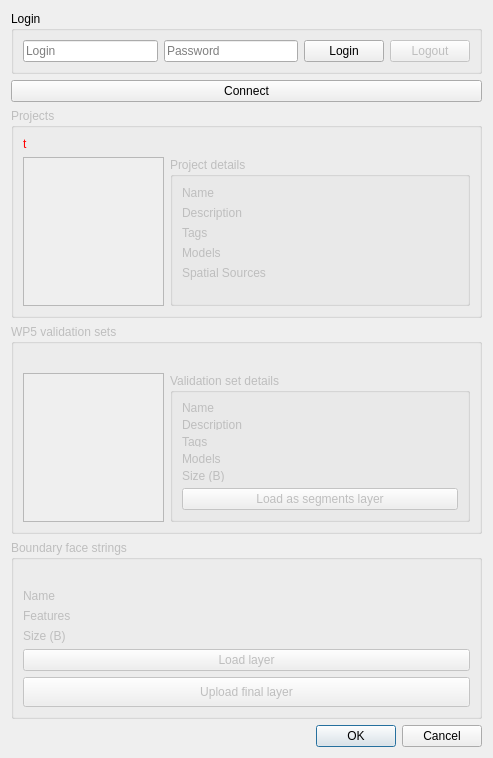
<?xml version="1.0" encoding="UTF-8"?>
<ui version="4.0">
 <class>BoundaryDelineationIts4landWindow</class>
 <widget class="QDialog" name="BoundaryDelineationIts4landWindow">
  <property name="geometry">
   <rect>
    <x>0</x>
    <y>0</y>
    <width>493</width>
    <height>683</height>
   </rect>
  </property>
  <property name="windowTitle">
   <string>Its4land Load</string>
  </property>
  <layout class="QVBoxLayout" name="verticalLayout">
   <item>
    <widget class="QGroupBox" name="loginGroupBox">
     <property name="visible">
      <bool>false</bool>
     </property>
     <property name="acceptDrops">
      <bool>false</bool>
     </property>
     <property name="autoFillBackground">
      <bool>false</bool>
     </property>
     <property name="title">
      <string>Login</string>
     </property>
     <property name="flat">
      <bool>true</bool>
     </property>
     <property name="checkable">
      <bool>false</bool>
     </property>
     <layout class="QHBoxLayout" name="horizontalLayout_2">
      <item>
       <widget class="QLineEdit" name="loginInput">
        <property name="placeholderText">
         <string>Login</string>
        </property>
       </widget>
      </item>
      <item>
       <widget class="QgsPasswordLineEdit" name="passwordInput">
        <property name="text">
         <string/>
        </property>
        <property name="placeholderText">
         <string>Password</string>
        </property>
       </widget>
      </item>
      <item>
       <widget class="QPushButton" name="loginButton">
        <property name="text">
         <string>Login</string>
        </property>
       </widget>
      </item>
      <item>
       <widget class="QPushButton" name="logoutButton">
        <property name="enabled">
         <bool>false</bool>
        </property>
        <property name="text">
         <string>Logout</string>
        </property>
       </widget>
      </item>
     </layout>
    </widget>
   </item>
   <item>
    <widget class="QPushButton" name="connectButton">
     <property name="toolTip">
      <string>connectButton</string>
     </property>
     <property name="text">
      <string>Connect</string>
     </property>
    </widget>
   </item>
   <item>
    <widget class="QGroupBox" name="projectsGroupBox">
     <property name="enabled">
      <bool>false</bool>
     </property>
     <property name="acceptDrops">
      <bool>false</bool>
     </property>
     <property name="autoFillBackground">
      <bool>false</bool>
     </property>
     <property name="title">
      <string>Projects</string>
     </property>
     <property name="flat">
      <bool>true</bool>
     </property>
     <property name="checkable">
      <bool>false</bool>
     </property>
     <layout class="QGridLayout" name="horizontalLayout_3">
      <item row="1" column="0">
       <widget class="QListWidget" name="projectsListWidget">
        <property name="minimumSize">
         <size>
          <width>0</width>
          <height>100</height>
         </size>
        </property>
        <property name="toolTip">
         <string>projectsListWidget</string>
        </property>
       </widget>
      </item>
      <item row="0" column="0">
       <widget class="QLabel" name="projectsErrorLabel">
        <property name="visible">
         <bool>false</bool>
        </property>
        <property name="toolTip">
         <string>projectsErrorLabel</string>
        </property>
        <property name="styleSheet">
         <string notr="true">color : red;</string>
        </property>
        <property name="text">
         <string>t</string>
        </property>
       </widget>
      </item>
      <item row="1" column="1">
       <widget class="QGroupBox" name="projectsDetailsGroupBox">
        <property name="minimumSize">
         <size>
          <width>300</width>
          <height>0</height>
         </size>
        </property>
        <property name="maximumSize">
         <size>
          <width>300</width>
          <height>16777215</height>
         </size>
        </property>
        <property name="toolTip">
         <string>projectsDetailsGroupBox</string>
        </property>
        <property name="title">
         <string>Project details</string>
        </property>
        <layout class="QGridLayout" name="gridLayout_2">
         <item row="0" column="0">
          <layout class="QFormLayout" name="projectsFormLayout">
           <item row="1" column="0">
            <widget class="QLabel" name="projectsNameLabel">
             <property name="toolTip">
              <string>projectsNameLabel</string>
             </property>
             <property name="text">
              <string>Name</string>
             </property>
            </widget>
           </item>
           <item row="1" column="1">
            <widget class="QLabel" name="projectsNameValueLabel">
             <property name="toolTip">
              <string>projectsNameValueLabel</string>
             </property>
             <property name="text">
              <string/>
             </property>
             <property name="textFormat">
              <enum>Qt::PlainText</enum>
             </property>
             <property name="wordWrap">
              <bool>true</bool>
             </property>
            </widget>
           </item>
           <item row="2" column="0">
            <widget class="QLabel" name="projectsDescriptionLabel">
             <property name="toolTip">
              <string>projectsDescriptionLabel</string>
             </property>
             <property name="text">
              <string>Description</string>
             </property>
            </widget>
           </item>
           <item row="2" column="1">
            <widget class="QLabel" name="projectsDescriptionValueLabel">
             <property name="toolTip">
              <string>projectsDescriptionValueLabel</string>
             </property>
             <property name="text">
              <string/>
             </property>
             <property name="textFormat">
              <enum>Qt::PlainText</enum>
             </property>
             <property name="wordWrap">
              <bool>true</bool>
             </property>
            </widget>
           </item>
           <item row="3" column="0">
            <widget class="QLabel" name="projectsTagsLabel">
             <property name="toolTip">
              <string>projectsTagsLabel</string>
             </property>
             <property name="text">
              <string>Tags</string>
             </property>
            </widget>
           </item>
           <item row="3" column="1">
            <widget class="QLabel" name="projectsTagsValueLabel">
             <property name="toolTip">
              <string>projectsTagsValueLabel</string>
             </property>
             <property name="text">
              <string/>
             </property>
             <property name="textFormat">
              <enum>Qt::PlainText</enum>
             </property>
             <property name="wordWrap">
              <bool>true</bool>
             </property>
            </widget>
           </item>
           <item row="4" column="0">
            <widget class="QLabel" name="projectsModelsLabel">
             <property name="toolTip">
              <string>projectsModelsLabel</string>
             </property>
             <property name="text">
              <string>Models</string>
             </property>
            </widget>
           </item>
           <item row="4" column="1">
            <widget class="QLabel" name="projectsModelsValueLabel">
             <property name="toolTip">
              <string>projectsModelsValueLabel</string>
             </property>
             <property name="text">
              <string/>
             </property>
             <property name="textFormat">
              <enum>Qt::PlainText</enum>
             </property>
            </widget>
           </item>
           <item row="5" column="0">
            <widget class="QLabel" name="projectsSpatialSourcesLabel">
             <property name="toolTip">
              <string>projectsSpatialSourcesLabel</string>
             </property>
             <property name="text">
              <string>Spatial Sources</string>
             </property>
             <property name="wordWrap">
              <bool>true</bool>
             </property>
            </widget>
           </item>
           <item row="5" column="1">
            <widget class="QLabel" name="projectsSpatialSourcesValueLabel">
             <property name="toolTip">
              <string>projectsSpatialSourcesValueLabel</string>
             </property>
             <property name="text">
              <string/>
             </property>
             <property name="textFormat">
              <enum>Qt::PlainText</enum>
             </property>
            </widget>
           </item>
          </layout>
         </item>
        </layout>
       </widget>
      </item>
     </layout>
    </widget>
   </item>
   <item>
    <widget class="QGroupBox" name="validationSetsGroupBox">
     <property name="enabled">
      <bool>false</bool>
     </property>
     <property name="acceptDrops">
      <bool>false</bool>
     </property>
     <property name="toolTip">
      <string>validationSetsGroupBox</string>
     </property>
     <property name="autoFillBackground">
      <bool>false</bool>
     </property>
     <property name="title">
      <string>WP5 validation sets</string>
     </property>
     <property name="flat">
      <bool>true</bool>
     </property>
     <property name="checkable">
      <bool>false</bool>
     </property>
     <layout class="QGridLayout" name="horizontalLayout">
      <item row="1" column="0">
       <widget class="QListWidget" name="validationSetsListWidget">
        <property name="minimumSize">
         <size>
          <width>0</width>
          <height>100</height>
         </size>
        </property>
        <property name="toolTip">
         <string>validationSetsListWidget</string>
        </property>
       </widget>
      </item>
      <item row="0" column="0">
       <widget class="QLabel" name="validationSetsErrorLabel">
        <property name="visible">
         <bool>false</bool>
        </property>
        <property name="toolTip">
         <string>validationSetsErrorLabel</string>
        </property>
        <property name="styleSheet">
         <string notr="true">color : red;</string>
        </property>
        <property name="text">
         <string/>
        </property>
       </widget>
      </item>
      <item row="1" column="1">
       <widget class="QGroupBox" name="validationSetsDetailsGroupBox">
        <property name="minimumSize">
         <size>
          <width>300</width>
          <height>0</height>
         </size>
        </property>
        <property name="maximumSize">
         <size>
          <width>300</width>
          <height>16777215</height>
         </size>
        </property>
        <property name="toolTip">
         <string>validationSetsDetailsGroupBox</string>
        </property>
        <property name="title">
         <string>Validation set details</string>
        </property>
        <layout class="QGridLayout" name="gridLayout">
         <item row="0" column="0">
          <layout class="QFormLayout" name="validationSetsformLayout">
           <item row="1" column="0">
            <widget class="QLabel" name="validationSetsNameLabel">
             <property name="toolTip">
              <string>validationSetsNameLabel</string>
             </property>
             <property name="text">
              <string>Name</string>
             </property>
            </widget>
           </item>
           <item row="1" column="1">
            <widget class="QLabel" name="validationSetsNameValueLabel">
             <property name="toolTip">
              <string>validationSetsNameValueLabel</string>
             </property>
             <property name="text">
              <string/>
             </property>
             <property name="textFormat">
              <enum>Qt::PlainText</enum>
             </property>
             <property name="wordWrap">
              <bool>true</bool>
             </property>
            </widget>
           </item>
           <item row="2" column="0">
            <widget class="QLabel" name="validationSetsDescriptionLabel">
             <property name="toolTip">
              <string>validationSetsDescriptionLabel</string>
             </property>
             <property name="text">
              <string>Description</string>
             </property>
            </widget>
           </item>
           <item row="2" column="1">
            <widget class="QLabel" name="validationSetsDescriptionValueLabel">
             <property name="toolTip">
              <string>validationSetsDescriptionValueLabel</string>
             </property>
             <property name="text">
              <string/>
             </property>
             <property name="textFormat">
              <enum>Qt::PlainText</enum>
             </property>
             <property name="wordWrap">
              <bool>true</bool>
             </property>
            </widget>
           </item>
           <item row="3" column="0">
            <widget class="QLabel" name="validationSetsTagsLabel">
             <property name="toolTip">
              <string>validationSetsTagsLabel</string>
             </property>
             <property name="text">
              <string>Tags</string>
             </property>
            </widget>
           </item>
           <item row="3" column="1">
            <widget class="QLabel" name="validationSetsTagsValueLabel">
             <property name="toolTip">
              <string>validationSetsTagsValueLabel</string>
             </property>
             <property name="text">
              <string/>
             </property>
             <property name="textFormat">
              <enum>Qt::PlainText</enum>
             </property>
             <property name="wordWrap">
              <bool>true</bool>
             </property>
            </widget>
           </item>
           <item row="4" column="0">
            <widget class="QLabel" name="validationSetsModelsLabel">
             <property name="toolTip">
              <string>validationSetsModelsLabel</string>
             </property>
             <property name="text">
              <string>Models</string>
             </property>
            </widget>
           </item>
           <item row="5" column="0">
            <widget class="QLabel" name="validationSetsSizeLabel">
             <property name="toolTip">
              <string>validationSetsSizeLabel</string>
             </property>
             <property name="text">
              <string>Size (B)</string>
             </property>
            </widget>
           </item>
           <item row="4" column="1">
            <widget class="QLabel" name="validationSetsModelsValueLabel">
             <property name="toolTip">
              <string>validationSetsModelsValueLabel</string>
             </property>
             <property name="text">
              <string/>
             </property>
             <property name="textFormat">
              <enum>Qt::PlainText</enum>
             </property>
            </widget>
           </item>
           <item row="5" column="1">
            <widget class="QLabel" name="validationSetsSizeValueLabel">
             <property name="toolTip">
              <string>validationSetsSizeValueLabel</string>
             </property>
             <property name="text">
              <string/>
             </property>
             <property name="textFormat">
              <enum>Qt::PlainText</enum>
             </property>
            </widget>
           </item>
          </layout>
         </item>
         <item row="1" column="0">
          <widget class="QPushButton" name="validationSetsLoadButton">
           <property name="enabled">
            <bool>false</bool>
           </property>
           <property name="toolTip">
            <string>validationSetsLoadButton</string>
           </property>
           <property name="text">
            <string>Load as segments layer</string>
           </property>
          </widget>
         </item>
        </layout>
       </widget>
      </item>
     </layout>
    </widget>
   </item>
   <item>
    <widget class="QGroupBox" name="boundaryStringsGroupBox">
     <property name="enabled">
      <bool>false</bool>
     </property>
     <property name="minimumSize">
      <size>
       <width>300</width>
       <height>0</height>
      </size>
     </property>
     <property name="toolTip">
      <string>boundaryStringsGroupBox</string>
     </property>
     <property name="title">
      <string>Boundary face strings</string>
     </property>
     <layout class="QVBoxLayout" name="verticalLayout_2">
      <item>
       <widget class="QLabel" name="boundaryStringsErrorLabel">
        <property name="visible">
         <bool>false</bool>
        </property>
        <property name="toolTip">
         <string>boundaryStringsErrorLabel</string>
        </property>
        <property name="styleSheet">
         <string notr="true">color : red;</string>
        </property>
        <property name="text">
         <string/>
        </property>
       </widget>
      </item>
      <item>
       <layout class="QFormLayout" name="boundaryStringsformLayout">
        <item row="1" column="0">
         <widget class="QLabel" name="boundaryStringsNameLabel">
          <property name="toolTip">
           <string>boundaryStringsNameLabel</string>
          </property>
          <property name="text">
           <string>Name</string>
          </property>
         </widget>
        </item>
        <item row="1" column="1">
         <widget class="QLabel" name="boundaryStringsNameValueLabel">
          <property name="toolTip">
           <string>boundaryStringsNameValueLabel</string>
          </property>
          <property name="text">
           <string/>
          </property>
          <property name="textFormat">
           <enum>Qt::PlainText</enum>
          </property>
          <property name="wordWrap">
           <bool>true</bool>
          </property>
         </widget>
        </item>
        <item row="2" column="0">
         <widget class="QLabel" name="boundaryStringsFeaturesLabel">
          <property name="toolTip">
           <string>boundaryStringsFeaturesLabel</string>
          </property>
          <property name="text">
           <string>Features</string>
          </property>
         </widget>
        </item>
        <item row="2" column="1">
         <widget class="QLabel" name="boundaryStringsFeaturesValueLabel">
          <property name="toolTip">
           <string>boundaryStringsFeaturesValueLabel</string>
          </property>
          <property name="text">
           <string/>
          </property>
          <property name="textFormat">
           <enum>Qt::PlainText</enum>
          </property>
          <property name="wordWrap">
           <bool>true</bool>
          </property>
         </widget>
        </item>
        <item row="3" column="0">
         <widget class="QLabel" name="boundaryStringsSizeLabel">
          <property name="toolTip">
           <string>boundaryStringsSizeLabel</string>
          </property>
          <property name="text">
           <string>Size (B)</string>
          </property>
         </widget>
        </item>
        <item row="3" column="1">
         <widget class="QLabel" name="boundaryStringsSizeValueLabel">
          <property name="toolTip">
           <string>boundaryStringsSizeValueLabel</string>
          </property>
          <property name="text">
           <string/>
          </property>
          <property name="textFormat">
           <enum>Qt::PlainText</enum>
          </property>
         </widget>
        </item>
       </layout>
      </item>
      <item>
       <widget class="QPushButton" name="boundaryStringsLoadButton">
        <property name="enabled">
         <bool>false</bool>
        </property>
        <property name="toolTip">
         <string>boundaryStringsLoadButton</string>
        </property>
        <property name="text">
         <string>Load layer</string>
        </property>
       </widget>
      </item>
      <item>
       <widget class="QPushButton" name="boundaryStringsUploadButton">
        <property name="enabled">
         <bool>false</bool>
        </property>
        <property name="sizePolicy">
         <sizepolicy hsizetype="Expanding" vsizetype="Fixed">
          <horstretch>0</horstretch>
          <verstretch>0</verstretch>
         </sizepolicy>
        </property>
        <property name="minimumSize">
         <size>
          <width>0</width>
          <height>30</height>
         </size>
        </property>
        <property name="maximumSize">
         <size>
          <width>16777215</width>
          <height>16777215</height>
         </size>
        </property>
        <property name="font">
         <font>
          <family>MS Shell Dlg 2</family>
         </font>
        </property>
        <property name="toolTip">
         <string>Upload final layer to its4land platform</string>
        </property>
        <property name="layoutDirection">
         <enum>Qt::LeftToRight</enum>
        </property>
        <property name="text">
         <string>Upload final layer</string>
        </property>
       </widget>
      </item>
     </layout>
    </widget>
   </item>
   <item>
    <widget class="QDialogButtonBox" name="buttonBox">
     <property name="enabled">
      <bool>true</bool>
     </property>
     <property name="toolTip">
      <string>buttonBox</string>
     </property>
     <property name="orientation">
      <enum>Qt::Horizontal</enum>
     </property>
     <property name="standardButtons">
      <set>QDialogButtonBox::Cancel|QDialogButtonBox::Ok</set>
     </property>
    </widget>
   </item>
  </layout>
 </widget>
 <customwidgets>
  <customwidget>
   <class>QgsPasswordLineEdit</class>
   <extends>QLineEdit</extends>
   <header>qgspasswordlineedit.h</header>
  </customwidget>
 </customwidgets>
 <resources/>
 <connections>
  <connection>
   <sender>buttonBox</sender>
   <signal>accepted()</signal>
   <receiver>BoundaryDelineationIts4landWindow</receiver>
   <slot>accept()</slot>
   <hints>
    <hint type="sourcelabel">
     <x>254</x>
     <y>466</y>
    </hint>
    <hint type="destinationlabel">
     <x>157</x>
     <y>274</y>
    </hint>
   </hints>
  </connection>
  <connection>
   <sender>buttonBox</sender>
   <signal>rejected()</signal>
   <receiver>BoundaryDelineationIts4landWindow</receiver>
   <slot>reject()</slot>
   <hints>
    <hint type="sourcelabel">
     <x>322</x>
     <y>466</y>
    </hint>
    <hint type="destinationlabel">
     <x>286</x>
     <y>274</y>
    </hint>
   </hints>
  </connection>
 </connections>
</ui>
